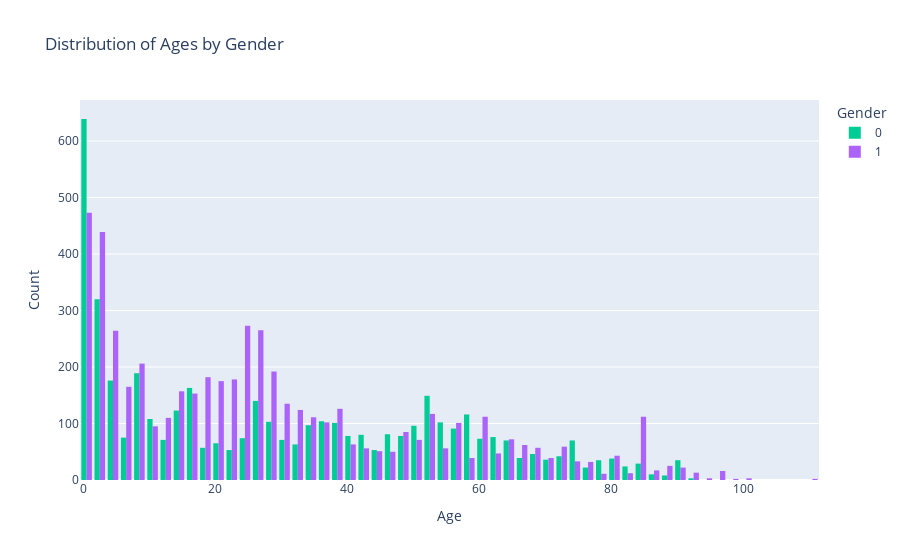

This figure's notebook cell:
### Code cell
fig = px.histogram(df, x='age', color='gender', barmode='group',
                   category_orders={'gender': [0, 1]},
                   labels={'gender': 'Gender', 'age': 'Age'},
                   title='Distribution of Ages by Gender')
fig.update_xaxes(title_text='Age')
fig.update_yaxes(title_text='Count')

fig.show()

### Figure 1 — Plotly figure (JSON) as saved in the notebook; plotly's stock layout.template omitted (floating-point values rounded to 4 significant figures; data arrays with more than 128 entries replaced by an {"elided": "..."} marker saying what was removed)
{"data": [{"alignmentgroup": "True", "bingroup": "x", "hovertemplate": "Gender=0<br>Age=%{x}<br>count=%{y}<extra></extra>", "legendgroup": "0", "marker": {"color": "#00cc96", "pattern": {"shape": ""}}, "name": "0", "offsetgroup": "0", "orientation": "v", "showlegend": true, "type": "histogram", "x": {"elided": "4372 int values"}, "xaxis": "x", "yaxis": "y"}, {"alignmentgroup": "True", "bingroup": "x", "hovertemplate": "Gender=1<br>Age=%{x}<br>count=%{y}<extra></extra>", "legendgroup": "1", "marker": {"color": "#ab63fa", "pattern": {"shape": ""}}, "name": "1", "offsetgroup": "1", "orientation": "v", "showlegend": true, "type": "histogram", "x": {"elided": "5408 int values"}, "xaxis": "x", "yaxis": "y"}], "layout": {"barmode": "group", "legend": {"title": {"text": "Gender"}, "tracegroupgap": 0}, "title": {"text": "Distribution of Ages by Gender"}, "xaxis": {"anchor": "y", "domain": [0, 1], "title": {"text": "Age"}}, "yaxis": {"anchor": "x", "domain": [0, 1], "title": {"text": "Count"}}}}
